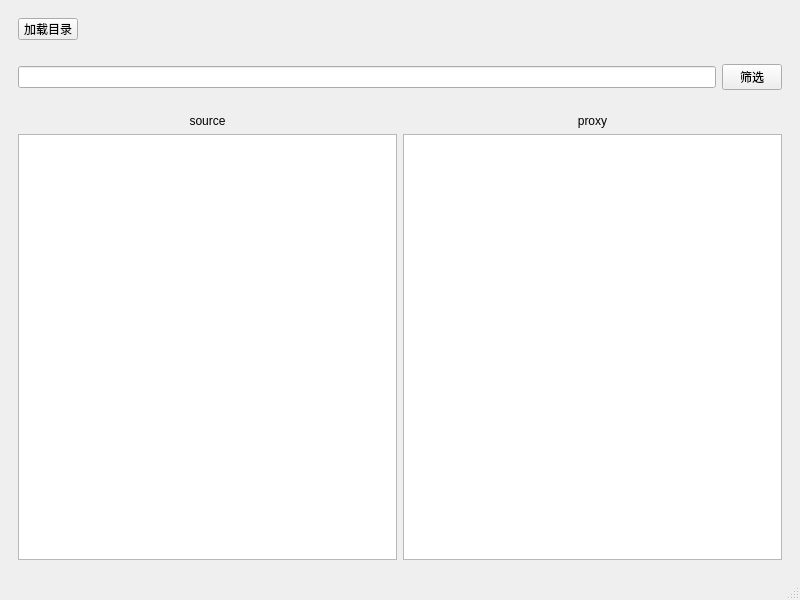
<?xml version="1.0" encoding="UTF-8"?>
<ui version="4.0">
 <class>MainWindow</class>
 <widget class="QMainWindow" name="MainWindow">
  <property name="geometry">
   <rect>
    <x>0</x>
    <y>0</y>
    <width>800</width>
    <height>600</height>
   </rect>
  </property>
  <property name="windowTitle">
   <string>MainWindow</string>
  </property>
  <widget class="QWidget" name="centralwidget">
   <layout class="QVBoxLayout" name="verticalLayout">
    <item>
     <widget class="QWidget" name="widget" native="true">
      <property name="minimumSize">
       <size>
        <width>100</width>
        <height>40</height>
       </size>
      </property>
      <property name="maximumSize">
       <size>
        <width>9999999</width>
        <height>40</height>
       </size>
      </property>
      <layout class="QHBoxLayout" name="horizontalLayout_2">
       <item>
        <widget class="QPushButton" name="pushButton">
         <property name="maximumSize">
          <size>
           <width>60</width>
           <height>16777215</height>
          </size>
         </property>
         <property name="text">
          <string>加载目录</string>
         </property>
        </widget>
       </item>
       <item>
        <spacer name="horizontalSpacer">
         <property name="orientation">
          <enum>Qt::Horizontal</enum>
         </property>
         <property name="sizeHint" stdset="0">
          <size>
           <width>40</width>
           <height>20</height>
          </size>
         </property>
        </spacer>
       </item>
      </layout>
     </widget>
    </item>
    <item>
     <widget class="QWidget" name="widget_2" native="true">
      <layout class="QHBoxLayout" name="horizontalLayout">
       <item>
        <widget class="QLineEdit" name="lineEdit"/>
       </item>
       <item>
        <widget class="QPushButton" name="pushButton_3">
         <property name="maximumSize">
          <size>
           <width>60</width>
           <height>16777215</height>
          </size>
         </property>
         <property name="text">
          <string>筛选</string>
         </property>
        </widget>
       </item>
      </layout>
     </widget>
    </item>
    <item>
     <widget class="QWidget" name="widget_3" native="true">
      <layout class="QGridLayout" name="gridLayout">
       <item row="0" column="0">
        <widget class="QLabel" name="label">
         <property name="text">
          <string>source</string>
         </property>
         <property name="alignment">
          <set>Qt::AlignCenter</set>
         </property>
        </widget>
       </item>
       <item row="0" column="1">
        <widget class="QLabel" name="label_2">
         <property name="text">
          <string>proxy</string>
         </property>
         <property name="alignment">
          <set>Qt::AlignCenter</set>
         </property>
        </widget>
       </item>
       <item row="1" column="0">
        <widget class="QListView" name="listView"/>
       </item>
       <item row="1" column="1">
        <widget class="QListView" name="listView_2">
         <property name="palette">
          <palette>
           <active>
            <colorrole role="Light">
             <brush brushstyle="SolidPattern">
              <color alpha="255">
               <red>229</red>
               <green>243</green>
               <blue>255</blue>
              </color>
             </brush>
            </colorrole>
            <colorrole role="Highlight">
             <brush brushstyle="SolidPattern">
              <color alpha="255">
               <red>204</red>
               <green>232</green>
               <blue>255</blue>
              </color>
             </brush>
            </colorrole>
           </active>
           <inactive>
            <colorrole role="Light">
             <brush brushstyle="SolidPattern">
              <color alpha="255">
               <red>255</red>
               <green>255</green>
               <blue>255</blue>
              </color>
             </brush>
            </colorrole>
            <colorrole role="Highlight">
             <brush brushstyle="SolidPattern">
              <color alpha="255">
               <red>240</red>
               <green>240</green>
               <blue>240</blue>
              </color>
             </brush>
            </colorrole>
           </inactive>
           <disabled>
            <colorrole role="Light">
             <brush brushstyle="SolidPattern">
              <color alpha="255">
               <red>229</red>
               <green>243</green>
               <blue>255</blue>
              </color>
             </brush>
            </colorrole>
            <colorrole role="Highlight">
             <brush brushstyle="SolidPattern">
              <color alpha="255">
               <red>0</red>
               <green>120</green>
               <blue>215</blue>
              </color>
             </brush>
            </colorrole>
           </disabled>
          </palette>
         </property>
        </widget>
       </item>
      </layout>
     </widget>
    </item>
   </layout>
  </widget>
  <widget class="QMenuBar" name="menubar">
   <property name="geometry">
    <rect>
     <x>0</x>
     <y>0</y>
     <width>800</width>
     <height>17</height>
    </rect>
   </property>
  </widget>
  <widget class="QStatusBar" name="statusbar"/>
 </widget>
 <resources/>
 <connections/>
</ui>
